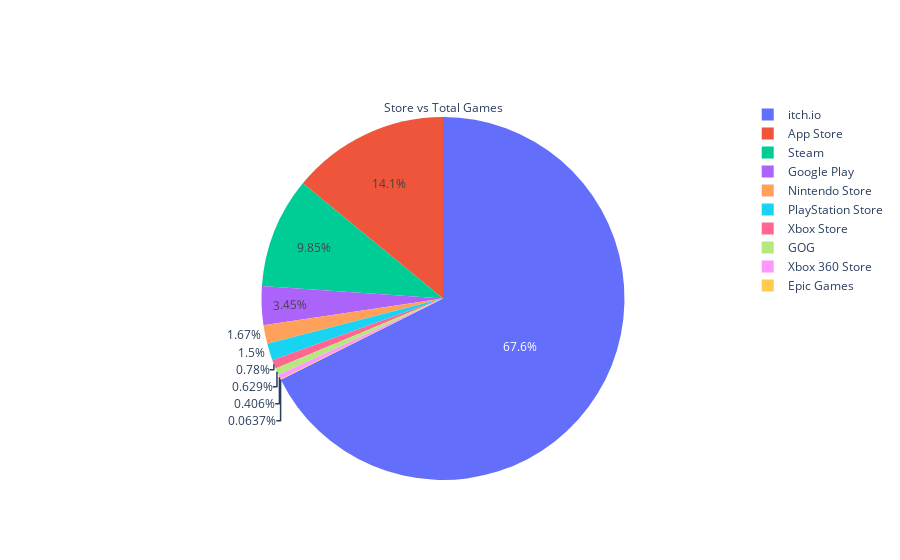

Here is the notebook cell this chart was saved with:
### Code cell
#Pie chart for Store Info
fig = go.Figure(data=[go.Pie(labels=df_stores['store_name'], values=df_stores['total_games'].values, title="Store vs Total Games")])
fig.show()

### Figure 1 — Plotly figure (JSON) as saved in the notebook; plotly's stock layout.template omitted (floating-point values rounded to 4 significant figures)
{"data": [{"labels": ["Steam", "PlayStation Store", "Xbox Store", "App Store", "GOG", "Nintendo Store", "Xbox 360 Store", "Google Play", "itch.io", "Epic Games"], "title": {"text": "Store vs Total Games"}, "type": "pie", "values": [46273, 7037, 3664, 66003, 2955, 7825, 1906, 16204, 317504, 299]}], "layout": {}}
